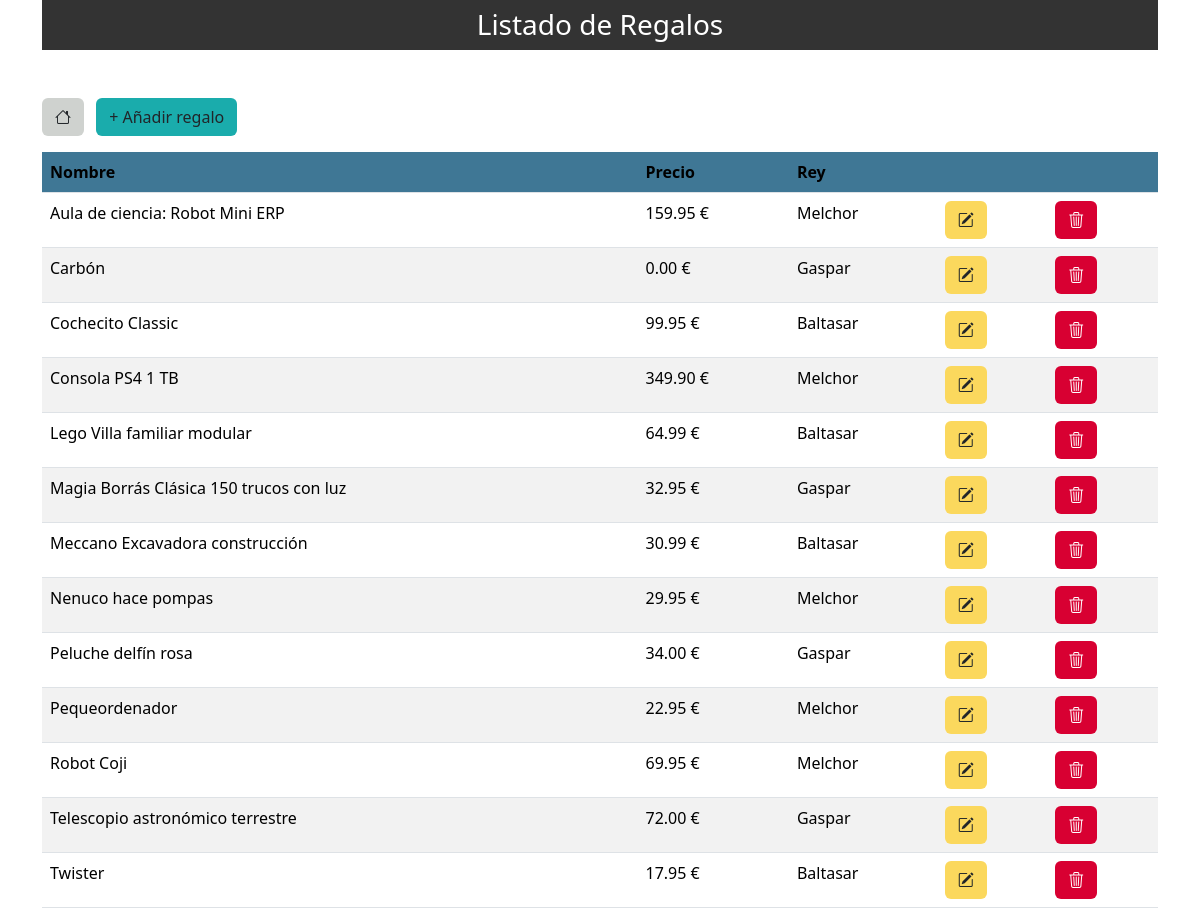
The page /aplicacion/regalos.php on the database its author committed.
### tables this page shows
CREATE TABLE `regalos` (
  `idJuguete` int(11) NOT NULL,
  `nombreJuguete` varchar(45) NOT NULL,
  `precio` decimal(5,2) NOT NULL,
  `idReyFK` int(11) NOT NULL
);

### aplicacion/claseRegalos.php (called while the page is built, shortened)
<?php
class Regalos
{
    public function consulta()
    {
        $conexion = new Conexion();
        $conexion = $conexion->conectar();
        $consulta = "SELECT
                        idJuguete,
                        nombreJuguete,
                        precio,
                        idReyFK
                    FROM
                        regalos";
        $resultado = mysqli_query($conexion, $consulta);
        $regalos = [];
        while($fila = mysqli_fetch_array($resultado))
        {
            $regalo = new Regalos();
            $regalo->id = $fila["idJuguete"];
            $regalo->nombre = $fila["nombreJuguete"];
            $regalo->precio = $fila["precio"];
            $regalo->idRey = $fila["idReyFK"];
            $regalos[] = $regalo;
        }
        return $regalos;
    }
}
?>

### aplicacion/regalos.php (the view, shortened to what this page needs)
<?php
include("claseRegalos.php");
$regalo = new Regalos();
$lista_regalos = $regalo->consulta();
?>
<!DOCTYPE html>
<html lang="es">
    <head>
        <link href="https://cdn.jsdelivr.net/npm/bootstrap@5.3.2/dist/css/bootstrap.min.css" rel="stylesheet">
        <link rel="stylesheet" href="https://cdn.jsdelivr.net/npm/bootstrap-icons@1.11.2/font/bootstrap-icons.min.css">
        <link rel="stylesheet" type="text/css" href="./assets/css/estilos.css"/>
    </head>
    <body>
        <div class="container color">
            <h3 class="mb-5 text-center py-2 h3">Listado de Regalos</h3>
            <div class="row align-items-center">
                <div class="col-5">
                    <a href="./index.php" class="text-black"><button class="btn btn-inicio mb-3 me-2" type="button">
                        <i class="bi bi-house"></i>
                    </button></a>
                    <a href="./insertar_regalo.php" class="text-white"><button class="btn btn-agregar mb-3" type="button">+ Añadir regalo</button></a>
                </div>
            </div>
            <table class="table table-striped">
                <tr>
                    <th class="color-th">Nombre</th>
                    <th class="color-th">Precio</th>
                    <th class="color-th">Rey</th>
                    <th class="color-th"></th>
                    <th class="color-th"></th>
                </tr>
                <?php
                foreach ($lista_regalos as $regalo)
                {
                    echo "<tr>";
                    echo "<td>" . $regalo->nombre . "</td>";
                    echo "<td>" . $regalo->precio . " € </td>";
                    $rey = $regalo->idRey;
                    if ($rey == 1)
                    {
                        echo "<td>Melchor</td>";
                    }
                    else if ($rey == 2)
                    {
                        echo "<td>Gaspar</td>";
                    }
                    else
                    {
                        echo "<td>Baltasar</td>";
                    }
                ?>
                    <td>
                    <form action="modificar_regalo.php" method="post">
                        <button type="submit" class="btn btn-editar" name="editar_regalo" value="Editar">
                            <i class="bi bi-pencil-square"></i>
                        </button>
                    </form>
                    </td>
                    <td>
                    <form action="borrar_regalo.php" method="post">
                        <button class="btn btn-borrar" type="submit" name="eliminar_regalo" value="Eliminar">
                            <i class="bi bi-trash3"></i>
                        </button>
                    </form>
                    </td>
                <?php
                }
                ?>
                </tr>
            </table>
        </div>
    </body>
</html>

### aplicacion/assets/css/estilos.css (style rules this page uses)
a { text-decoration: none; }
.color .h3 { background-color: #333; color: white; }
.btn-inicio { background-color: #CFD2CF; }
.btn-agregar { background-color: #1AACAC; }
.btn-editar { background-color: #FBD85D; }
.btn-borrar { background-color: #D80032; color: white; }
table .color-th { background-color: #427D9D; }

### rows shown on the page
regalos: nombreJuguete "Aula de ciencia: Robot Mini ERP", precio "159.95", shows "Melchor"
regalos: nombreJuguete "Carbón", precio "0.00", shows "Gaspar"
regalos: nombreJuguete "Cochecito Classic", precio "99.95", shows "Baltasar"
regalos: nombreJuguete "Consola PS4 1 TB", precio "349.90", shows "Melchor"
regalos: nombreJuguete "Lego Villa familiar modular", precio "64.99", shows "Baltasar"
regalos: nombreJuguete "Magia Borrás Clásica 150 trucos con luz", precio "32.95", shows "Gaspar"
regalos: nombreJuguete "Meccano Excavadora construcción", precio "30.99", shows "Baltasar"
regalos: nombreJuguete "Nenuco hace pompas", precio "29.95", shows "Melchor"
regalos: nombreJuguete "Peluche delfín rosa", precio "34.00", shows "Gaspar"
regalos: nombreJuguete "Pequeordenador", precio "22.95", shows "Melchor"
regalos: nombreJuguete "Robot Coji", precio "69.95", shows "Melchor"
regalos: nombreJuguete "Telescopio astronómico terrestre", precio "72.00", shows "Gaspar"
regalos: nombreJuguete "Twister", precio "17.95", shows "Baltasar"
